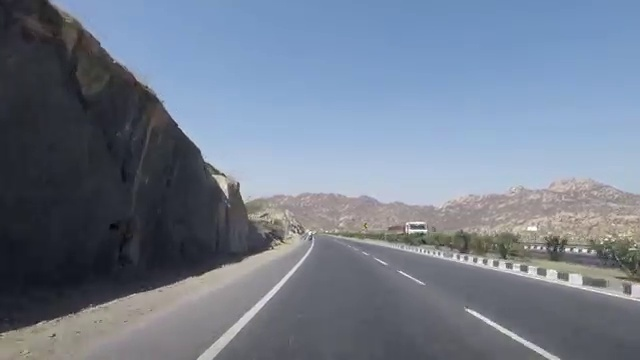
#> input picture media/road2.jpg, 640 x 360 px
$ python iseng.py
#> lines starting #> are read from the running program, lines starting #| are printed output that depends on the picture; after the words box and inside, x2 and y2 are one past the last pixel; in counts of white or black regions, pixels touching at a corner belong together
import cv2
import numpy as np


img = cv2.imread('./media/road2.jpg')
#> img is the input picture: shape (360, 640, 3); mean B, G, R 141.8, 125.1, 114.1
img_lane = np.copy(img)

hsv = cv2.cvtColor(img_lane, cv2.COLOR_BGR2HSV)
#> hsv: shape (360, 640, 3); mean H, S, V 99.6, 52.4, 144

gblur = cv2.GaussianBlur(hsv, (5, 5), 0)
#> gblur: shape (360, 640, 3); mean H, S, V 99.6, 52.4, 144
canny = cv2.Canny(gblur, 220, 255)
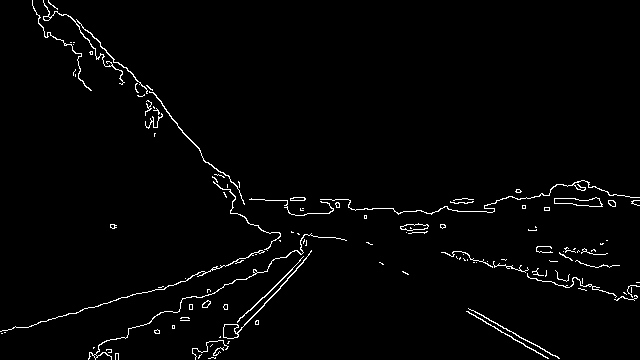
#> canny: shape (360, 640); 2% white in thin lines or dots


cv2.imshow("img lane", img_lane)
cv2.imshow("canny", canny)

cv2.waitKey(0)
cv2.destroyAllWindows()

$ run again, with media/road1.jpg copied over media/road2.jpg
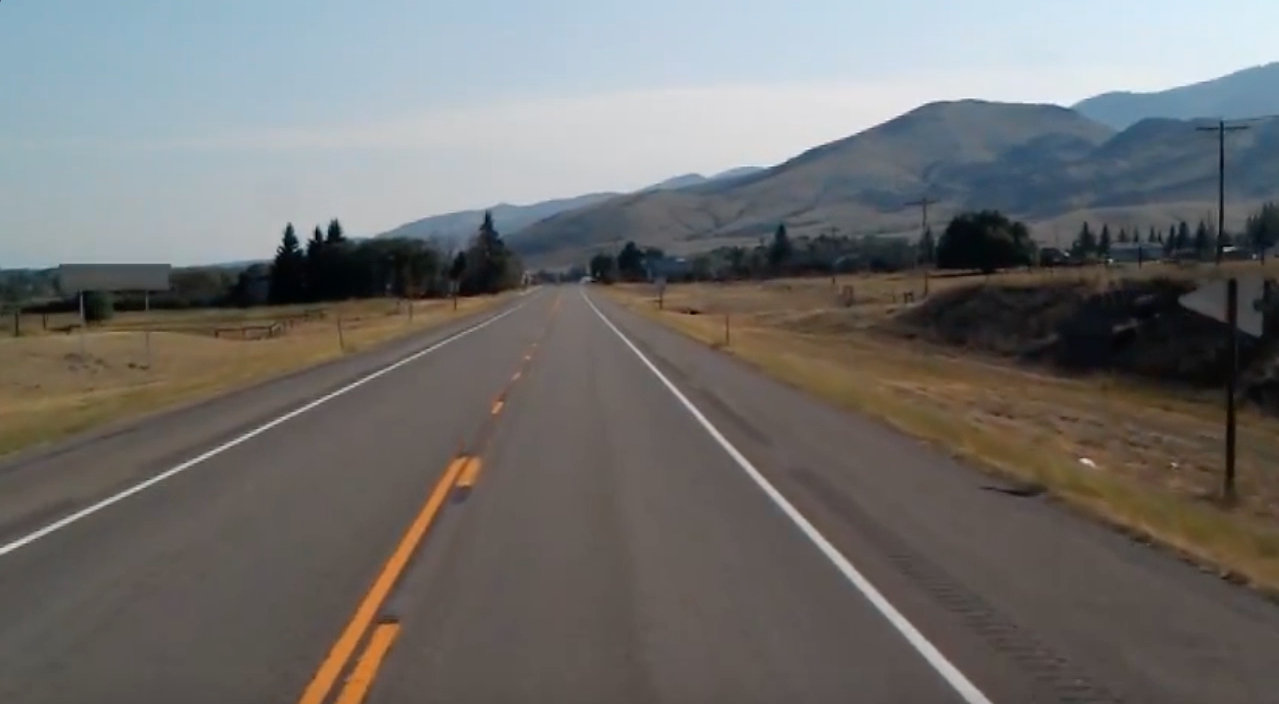
#> input picture media/road1.jpg, 1279 x 704 px
#> img is the input picture: shape (704, 1279, 3); mean B, G, R 109.7, 111.3, 112.3
#> hsv: shape (704, 1279, 3); mean H, S, V 51.3, 49.6, 121.7
#> gblur: shape (704, 1279, 3); mean H, S, V 51.3, 49.6, 121.7
#> `canny = cv2.Canny(gblur, 220, 255)`:
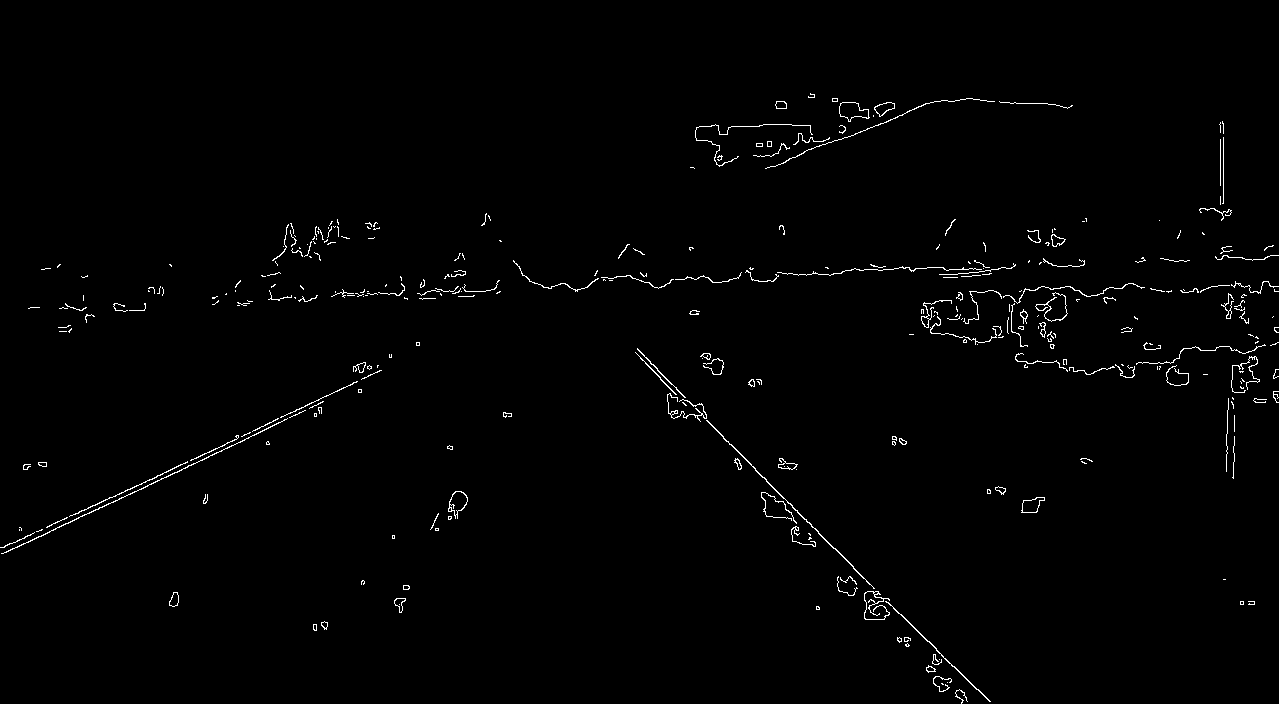
#> canny: shape (704, 1279); 1.1% white in thin lines or dots, all inside (x1, y1, x2, y2) = (0, 93, 1279, 704)
